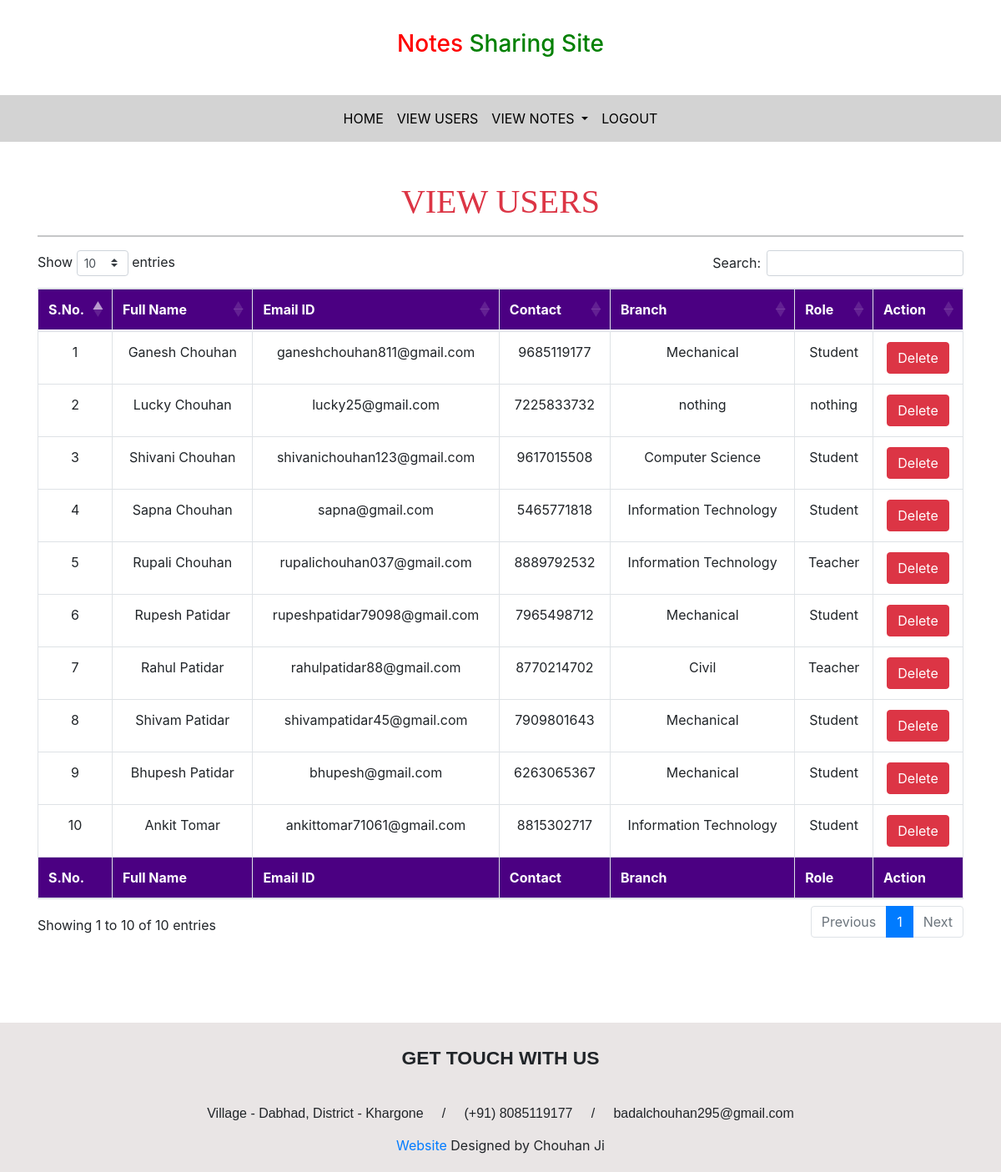
Page /adminapp/viewuser/ (signed in) on the committed database.
### NotesApp/models.py (models this page shows, shortened)
class Signup(models.Model):
    user = models.ForeignKey(User,on_delete=models.CASCADE)
    contact = models.CharField(max_length=15)
    branch = models.CharField(max_length=40)
    role = models.CharField(max_length=30)

### AdminApp/views.py (the view)
# urls.py: path('viewuser/',viewuser,name='viewuser'),
def viewuser(request):
    if not request.user.is_staff:
        return redirect('adminlogin')
    users = Signup.objects.all()
    d = {'users':users}
    return render(request, 'viewuser.html',d)

### AdminApp/templates/viewuser.html (shortened to what this page needs)
{% extends 'adminbase.html' %}{% block body %} {% load static %}
<link rel="stylesheet" href="https://cdnjs.cloudflare.com/ajax/libs/twitter-bootstrap/4.5.2/css/bootstrap.css">
<link rel="stylesheet" href="https://cdn.datatables.net/1.10.25/css/dataTables.bootstrap4.min.css">
<div class="container mt-5">
    <h1 class="text-center text-danger" style="font-family: 'Monotype Corsiva';">VIEW USERS</h1>
    <hr>
    <table id="example" class="table table-hover table-bordered text-center">
        <thead style="background-color: indigo; color: white;">
            <tr>
                <th>S.No.</th>
                <th>Full Name</th>
                <th>Email ID</th>
                <th>Contact</th>
                <th>Branch</th>
                <th>Role</th>
                <th>Action</th>
            </tr>
        </thead>
        <tbody> {% for i in users %}
            <tr>
                <td>{{forloop.counter}}</td>
                <td style="text-transform: capitalize;">{{i.user.first_name}} {{i.user.last_name}}</td>
                <td>{{i.user.username}}</td>
                <td>{{i.contact}}</td>
                <td>{{i.branch}}</td>
                <td>{{i.role}}</td>
                <td>
                    <a class="btn btn-danger" href="{% url 'deleteuser' i.user.id %}" onclick="return confirm('Are You Sure ?')">Delete</a>
                </td>
            </tr>
            {% endfor %}
        </tbody>
        <tfoot style="background-color: indigo; color: white;">
            <tr>
                <th>S.No.</th>
                <th>Full Name</th>
                <th>Email ID</th>
                <th>Contact</th>
                <th>Branch</th>
                <th>Role</th>
                <th>Action</th>
            </tr>
        </tfoot>
    </table>
</div>
{% endblock %}

### AdminApp/templates/adminbase.html (shortened to what this page needs)
{% load static %}
<!doctype html>
<html lang="en">
<head>
    <link href="https://cdn.jsdelivr.net/npm/bootstrap@5.0.1/dist/css/bootstrap.min.css" rel="stylesheet">
    <link rel="stylesheet" href="{% static 'css/mystyle.css' %}">
    <link rel="stylesheet" href="{% static 'css/all.css' %}">
</head>
<body>
    <h3 style="padding: 3%; text-align: center;"><span style="color: red;">Notes</span><span style="color: green;"> Sharing Site</span></h3>
    <nav class="navbar navbar-expand-sm justify-content-center" style="background-color: lightgray;">
        <ul class="navbar-nav">
            <li class="nav-item">
                <a class="nav-link" href="{% url 'adminhome' %}">HOME</a>
            </li>
            <li class="nav-item">
                <a class="nav-link" href="{% url 'viewuser' %}">VIEW USERS</a>
            </li>
            <li class="nav-item dropdown">
                <a class="nav-link dropdown-toggle" role="button" data-bs-toggle="dropdown">
                  VIEW NOTES
                </a>
            </li>
            <li class="nav-item">
                <a class="nav-link" href="{% url 'adminlogout' %}">LOGOUT</a>
            </li>
        </ul>
    </nav>
    {% block body %} {% endblock %}
    <footer id="ttr_footer" style="margin-top: 100px; background-color: rgb(233, 229, 229);padding: 20px;">
        <div class="ttr_footerHome_html_row0 row">
            <div class="post_column col-lg-12 col-md-12 col-sm-12 col-xs-12">
                <div class="ttr_footerHome_html_column00">
                    <div class="html_content">
                        <p style="margin:0.36em 0em 2.14em 0em;text-align:Center;"><span style="font-family:'Montserrat','Arial';font-weight:700;font-size:1.429em;">GET TOUCH WITH US</span></p>
                        <p style="margin:0.36em 0em 0.71em 0em;text-align:Center;line-height:1.83098591549296;"><span style="font-family:'Droid Serif','Arial';">Village - Dabhad, District - Khargone&nbsp;&nbsp;&nbsp;&nbsp; /&nbsp;&nbsp;&nbsp;&nbsp; (+91) 8085119177&nbsp;&nbsp;&nbsp;&nbsp; /&nbsp;&nbsp;&nbsp;&nbsp; badalchouhan295@gmail.com</span></p>
                    </div>
                </div>
            </div>
        </div>
        <div class="ttr_footer_bottom_footer text-center">
            <div class="ttr_footer_bottom_footer_inner">
                <div id="ttr_footer_designed_by_links">
                    <a href="#" target="_self">Website</a>
                    <span id="ttr_footer_designed_by">Designed by Chouhan Ji</span>
                </div>
            </div>
        </div>
    </footer>
</body>
</html>

### NotesApp/static/css/mystyle.css (style rules this page uses)
.nav-link { color: black; }

### rows in the picture
Signup: user.first_name "Ganesh", user.last_name "Chouhan", user.username "ganeshchouhan811@gmail.com", contact "9685119177", branch "Mechanical", role "Student"
Signup: user.first_name "Lucky", user.last_name "Chouhan", user.username "lucky25@gmail.com", contact "7225833732", branch "nothing", role "nothing"
Signup: user.first_name "Shivani", user.last_name "Chouhan", user.username "shivanichouhan123@gmail.com", contact "9617015508", branch "Computer Science", role "Student"
Signup: user.first_name "Sapna", user.last_name "Chouhan", user.username "sapna@gmail.com", contact "5465771818", branch "Information Technology", role "Student"
Signup: user.first_name "Rupali", user.last_name "Chouhan", user.username "rupalichouhan037@gmail.com", contact "8889792532", branch "Information Technology", role "Teacher"
Signup: user.first_name "Rupesh", user.last_name "Patidar", user.username "rupeshpatidar79098@gmail.com", contact "7965498712", branch "Mechanical", role "Student"
Signup: user.first_name "Rahul", user.last_name "Patidar", user.username "rahulpatidar88@gmail.com", contact "8770214702", branch "Civil", role "Teacher"
Signup: user.first_name "Shivam", user.last_name "Patidar", user.username "shivampatidar45@gmail.com", contact "7909801643", branch "Mechanical", role "Student"
Signup: user.first_name "Bhupesh", user.last_name "Patidar", user.username "bhupesh@gmail.com", contact "6263065367", branch "Mechanical", role "Student"
Signup: user.first_name "Ankit", user.last_name "Tomar", user.username "ankittomar71061@gmail.com", contact "8815302717", branch "Information Technology", role "Student"
